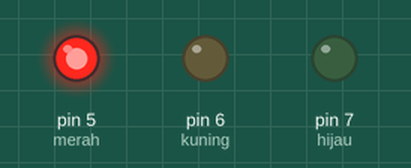
A sketch run on a simulated Arduino Uno, built with avr-gcc and run on an emulated ATmega328P. On the bench: output pins drawn as LEDs (lit = HIGH).

Above: at 0.2 s.
At 0.7 s:
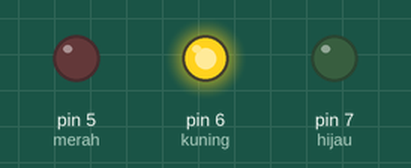
At 2.7 s:
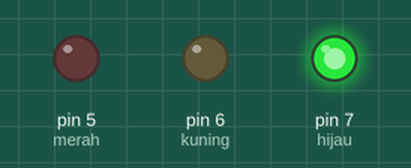
Timing chart, 0 to 3.5 s (numbered marks = the images above):
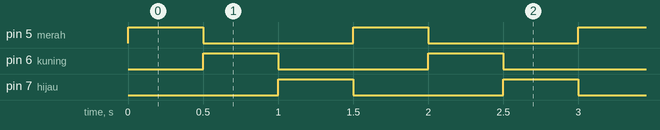

Measured:
- by itself, pin 5 (merah), pin 6 (kuning), pin 7 (hijau): alternates HIGH for 0.50 s and LOW for 1.0 s
- by itself, everything shown: repeats every 1.5 s, in 4 steps

The sketch:

0._Blinking_LED.ino
```cpp
  int merah=5;
  int kuning=6;
  int hijau=7;
void setup() {
  // put your setup code here, to run once:

  pinMode(merah, OUTPUT);
  pinMode(kuning, OUTPUT);
  pinMode(hijau, OUTPUT);
}

void loop() {
// Bareng
//  digitalWrite(merah, HIGH);
//  digitalWrite(kuning, HIGH);
//  digitalWrite(hijau,HIGH);
//  delay(800);
//  digitalWrite(merah, LOW);
//  digitalWrite(kuning, LOW);
//  digitalWrite(hijau,LOW);
//  delay(800);

//Bergantian
  digitalWrite(merah, HIGH);
  delay(500);
  digitalWrite(merah, LOW);
  digitalWrite(kuning, HIGH);
  delay(500);
  digitalWrite(kuning, LOW);
  digitalWrite(hijau, HIGH);
  delay(500);
  digitalWrite(hijau, LOW);
}
```
